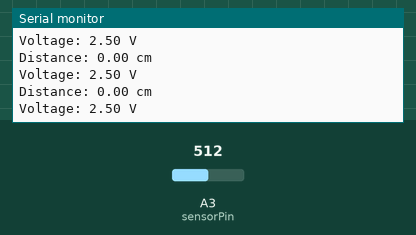
Simulated run of this sketch. Board: Arduino Uno, built with avr-gcc and run on an emulated ATmega328P. On the bench: the last lines printed to the serial monitor. Inputs (shaded band) come from the test bench; at power-on: A3 (sensorPin) = 512.

Above: at 1.3 s.
1.4 s: A3 (sensorPin) set to 716
At 1.82 s:
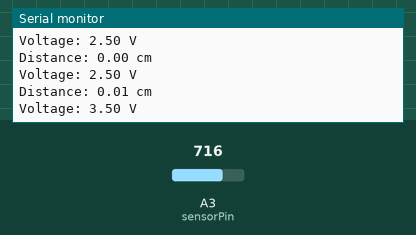
2.9 s: A3 (sensorPin) set to 900
At 3.33 s:
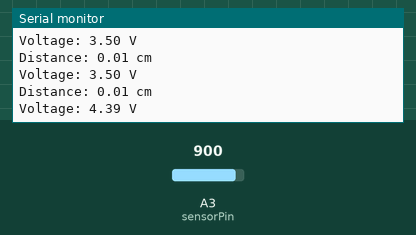
Timing chart, 0 to 5.9 s (numbered marks = the images above; inputs shaded):
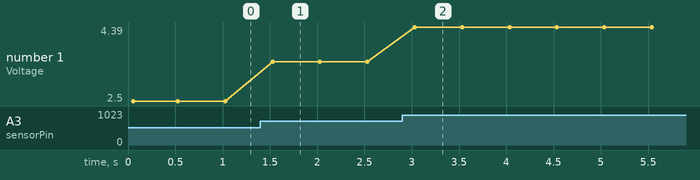

Measured:
- after the input at 1.4 s, the serial monitor: prints a new line after 0.11 s (image 1)
- after the input at 2.9 s, the serial monitor: prints a new line after 0.13 s (image 2)
- plotted number 1: 2.5 → 3.5 after the input at 1.4 s, 3.5 → 4.39 after the input at 2.9 s

The sketch:

ReadAnalogVoltage.ino
```cpp
const int sensorPin = A3;  // Analog pin where the sensor is connected

void setup(){
  Serial.begin(9600);
  Serial.println("Distance Measurement (MD1030): ");
}

void loop(){
  // Read analog value from sensor
  int sensorValue = analogRead(sensorPin);

  // Convert the analog value to a voltage (assuming 5V reference)
  float voltage = sensorValue * (5.0 / 1024.0);

  // Convert the voltage to distance (MD1030 sensor-specific formula)
  // Sensor outputs 9.8mV per cm -> distance (cm) = voltage / 0.0098
  float distance = voltage / 512;

  // Print the distance in CM
  Serial.print("Distance: ");
  Serial.print(distance);
  Serial.println(" cm");

  // Print the voltage for debugging
  Serial.print("Voltage: ");
  Serial.print(voltage);
  Serial.println(" V");
  Serial.println();

  // Wait 500ms before next reading
  delay(500);
}
```
